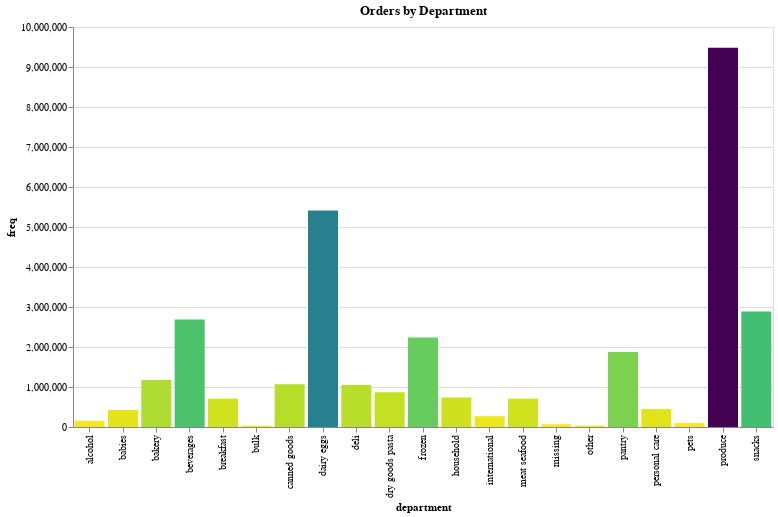

The notebook cell this image was saved under:
### Code cell
chart_title = "Orders by Department"
x_label = "department:O"
y_label = 'freq:Q'
pct_of_orders = 'pct_orders:Q'
# sort_list = honeycrisp_df['index'].tolist()


alt.Chart(dept_stats).mark_bar().encode(
    alt.X(x_label, bin=False),
    alt.Y(y_label),
    color = alt.Color(y_label, legend=None, sort="descending", scale=alt.Scale(scheme='viridis')),
    tooltip=[alt.Tooltip(x_label, title="Department"), alt.Tooltip(y_label), alt.Tooltip(pct_of_orders)]
    ).properties(title=chart_title, width=700, height=400)

### Figure 1 — Vega-Lite specification as saved in the notebook (floating-point values rounded to 4 significant figures)
{"$schema": "https://vega.github.io/schema/vega-lite/v2.6.0.json", "config": {"background": "white", "view": {"height": 300, "width": 400}}, "data": {"name": "data-3e73da957ef4674121d9f2932c31a7b2"}, "datasets": {"data-3e73da957ef4674121d9f2932c31a7b2": [{"department": "produce", "department_id": 4, "freq": 9479291, "pct_orders": 29.23}, {"department": "dairy eggs", "department_id": 16, "freq": 5414016, "pct_orders": 16.69}, {"department": "snacks", "department_id": 19, "freq": 2887550, "pct_orders": 8.9}, {"department": "beverages", "department_id": 7, "freq": 2690129, "pct_orders": 8.29}, {"department": "frozen", "department_id": 1, "freq": 2236432, "pct_orders": 6.9}, {"department": "pantry", "department_id": 13, "freq": 1875577, "pct_orders": 5.78}, {"department": "bakery", "department_id": 3, "freq": 1176787, "pct_orders": 3.63}, {"department": "canned goods", "department_id": 15, "freq": 1068058, "pct_orders": 3.29}, {"department": "deli", "department_id": 20, "freq": 1051249, "pct_orders": 3.24}, {"department": "dry goods pasta", "department_id": 9, "freq": 866627, "pct_orders": 2.67}, {"department": "household", "department_id": 17, "freq": 738666, "pct_orders": 2.28}, {"department": "breakfast", "department_id": 14, "freq": 709569, "pct_orders": 2.19}, {"department": "meat seafood", "department_id": 12, "freq": 708931, "pct_orders": 2.19}, {"department": "personal care", "department_id": 11, "freq": 447123, "pct_orders": 1.38}, {"department": "babies", "department_id": 18, "freq": 423802, "pct_orders": 1.31}, {"department": "international", "department_id": 6, "freq": 269253, "pct_orders": 0.83}, {"department": "alcohol", "department_id": 5, "freq": 153696, "pct_orders": 0.47}, {"department": "pets", "department_id": 8, "freq": 97724, "pct_orders": 0.3}, {"department": "missing", "department_id": 21, "freq": 69145, "pct_orders": 0.21}, {"department": "other", "department_id": 2, "freq": 36291, "pct_orders": 0.11}, {"department": "bulk", "department_id": 10, "freq": 34573, "pct_orders": 0.11}]}, "encoding": {"color": {"field": "freq", "legend": null, "scale": {"scheme": "viridis"}, "sort": "descending", "type": "quantitative"}, "tooltip": [{"field": "department", "title": "Department", "type": "ordinal"}, {"field": "freq", "type": "quantitative"}, {"field": "pct_orders", "type": "quantitative"}], "x": {"bin": false, "field": "department", "type": "ordinal"}, "y": {"field": "freq", "type": "quantitative"}}, "height": 400, "mark": "bar", "title": "Orders by Department", "width": 700}
